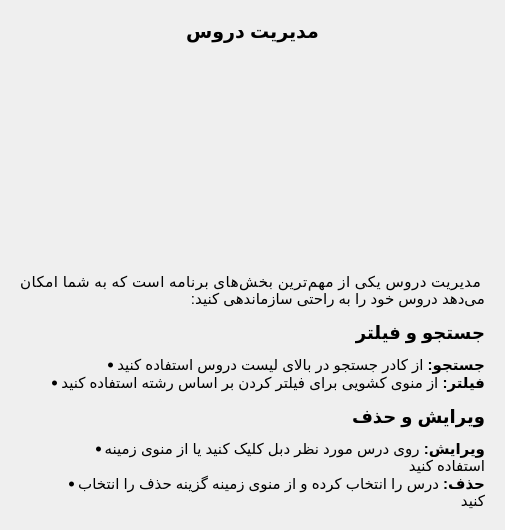
       <widget class="QWidget" name="manageCoursesPage">
        <layout class="QVBoxLayout" name="verticalLayout_5">
         <property name="spacing">
          <number>15</number>
         </property>
         <property name="leftMargin">
          <number>20</number>
         </property>
         <property name="topMargin">
          <number>20</number>
         </property>
         <property name="rightMargin">
          <number>20</number>
         </property>
         <property name="bottomMargin">
          <number>20</number>
         </property>
         <item>
          <widget class="QLabel" name="manageCoursesTitle">
           <property name="font">
            <font>
             <pointsize>14</pointsize>
             <weight>75</weight>
             <bold>true</bold>
            </font>
           </property>
           <property name="text">
            <string>مدیریت دروس</string>
           </property>
           <property name="alignment">
            <set>Qt::AlignCenter</set>
           </property>
          </widget>
         </item>
         <item>
          <widget class="QLabel" name="manageCoursesImage">
           <property name="minimumSize">
            <size>
             <width>0</width>
             <height>200</height>
            </size>
           </property>
           <property name="text">
            <string/>
           </property>
           <property name="pixmap">
            <pixmap>:/images/manage_courses.png</pixmap>
           </property>
           <property name="scaledContents">
            <bool>true</bool>
           </property>
           <property name="alignment">
            <set>Qt::AlignCenter</set>
           </property>
          </widget>
         </item>
         <item>
          <widget class="QLabel" name="manageCoursesText">
           <property name="font">
            <font>
             <pointsize>11</pointsize>
            </font>
           </property>
           <property name="text">
            <string>&lt;html&gt;&lt;head/&gt;&lt;body&gt;&lt;p dir="rtl" align="justify"&gt;مدیریت دروس یکی از مهم‌ترین بخش‌های برنامه است که به شما امکان می‌دهد دروس خود را به راحتی سازماندهی کنید:&lt;/p&gt;&lt;h3 dir="rtl" align="justify"&gt;جستجو و فیلتر&lt;/h3&gt;&lt;ul style="text-align: right; direction: rtl; list-style-position: inside;"&gt;&lt;li&gt;&lt;span style=" font-weight:600;"&gt;جستجو:&lt;/span&gt; از کادر جستجو در بالای لیست دروس استفاده کنید&lt;/li&gt;&lt;li&gt;&lt;span style=" font-weight:600;"&gt;فیلتر:&lt;/span&gt; از منوی کشویی برای فیلتر کردن بر اساس رشته استفاده کنید&lt;/li&gt;&lt;/ul&gt;&lt;h3 dir="rtl" align="justify"&gt;ویرایش و حذف&lt;/h3&gt;&lt;ul style="text-align: right; direction: rtl; list-style-position: inside;"&gt;&lt;li&gt;&lt;span style=" font-weight:600;"&gt;ویرایش:&lt;/span&gt; روی درس مورد نظر دبل کلیک کنید یا از منوی زمینه استفاده کنید&lt;/li&gt;&lt;li&gt;&lt;span style=" font-weight:600;"&gt;حذف:&lt;/span&gt; درس را انتخاب کرده و از منوی زمینه گزینه حذف را انتخاب کنید&lt;/li&gt;&lt;/ul&gt;&lt;/body&gt;&lt;/html&gt;</string>
           </property>
           <property name="alignment">
            <set>Qt::AlignRight|Qt::AlignTrailing|Qt::AlignVCenter</set>
           </property>
           <property name="wordWrap">
            <bool>true</bool>
           </property>
          </widget>
         </item>
        </layout>
       </widget>
